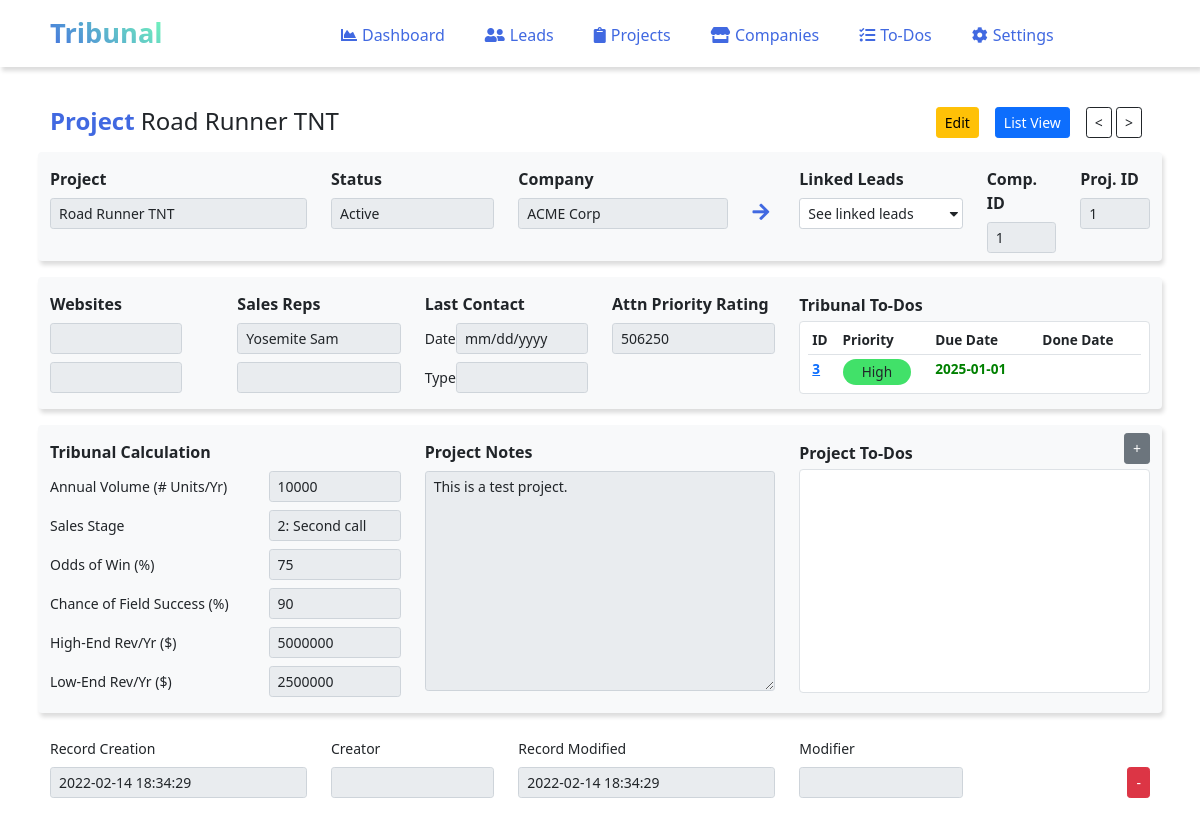
Page /projects.single.php?id=1 on the committed database.
### tables this page shows
CREATE TABLE `projects` (
  `id` int(11) NOT NULL AUTO_INCREMENT,
  `proj_name` varchar(25) NOT NULL,
  `companyID` int(11),
  `co_name` varchar(255),
  `co_type` varchar(20),
  `project_status` varchar(15),
  `linkedleads` int(11),
  `rep1` varchar(30),
  `rep2` varchar(30),
  `website1` varchar(50),
  `website2` varchar(50),
  `notes` text,
  `units_annual` int(11) DEFAULT 0,
  `stage` int(5) DEFAULT 0,
  `odds_win` int(5) DEFAULT 0,
  `chance_success` int(5) DEFAULT 0,
  `rev_high_annual` int(20) DEFAULT 0,
  `rev_low_annual` int(20) DEFAULT 0,
  `attn_priority` int(50),
  `meeting_held` boolean,
  `meeting_held_date` date,
  `lastcontact_date` date,
  `lastcontact_type` varchar(20),
  `created_at` datetime DEFAULT current_timestamp(),
  `created_by` varchar(50),
  `modified_at` datetime on update current_timestamp() NOT NULL DEFAULT current_timestamp(),
  `modified_by` varchar(50),
  PRIMARY KEY (`id`)
);

CREATE TABLE `todos` (
  `id` int(11) NOT NULL AUTO_INCREMENT,
  `companyID` int(11),
  `projectID` int(11),
  `leadID` int(11),
  `rep1` varchar(30),
  `rep2` varchar(30),
  `presider_1` varchar(30),
  `presider_2` varchar(30),
  `priority` varchar(12),
  `details` text,
  `title` varchar(50),
  `created_at` datetime NOT NULL DEFAULT current_timestamp(),
  `created_by` varchar(50),
  `modified_at` datetime on update current_timestamp() NOT NULL DEFAULT current_timestamp(),
  `modified_by` varchar(50),
  `due_at` date,
  `done` boolean,
  `done_at` date,
  `category` varchar(30),
  `est_time` int(10),
  `time_complete` int(10),
  `prefup_process` int(2) NOT NULL DEFAULT '0',
  `prefup_step_num` int(2),
  `prefup_step_name` varchar(30),
  `prefup_email_subject` text,
  `prefup_email_body` text,
  `prefup_days` int(3),
  PRIMARY KEY (`id`)
);

### projects.single.php (the view, shortened to what the rows shown need)
<?php
include 'inc/autoloader.inc.php';
include 'inc/header.inc.php';
$object = new ViewProjects();
$project = $object->showProjectEdit();
$object->executeDeleteProject();
$tribunals = $object->showTribunalToDo();
?>
<div class="col-11 mx-auto">
    <br>
    <form method="POST" action="" class="mb-4">
        <div class="d-flex flex-row mt-3 mb-2">
            <div class="" style="margin:0px 20px 0px 0px;">
                <h4><span style="color:#4169E1; font-weight:bold;">Project </span><?php echo $project['proj_name']; ?></h4>
            </div>
        </div>
        <div class="row py-2 mb-3 bg-light rounded" style="box-shadow: 2px 4px 4px #ddd;">
            <div class="col-3">
                <div class="form-group">
                    <div class="">
                        <input type="text" name="proj_name" class="form-control form-control-sm" value="<?php echo $project['proj_name']; ?>" readonly>
                    </div>
                </div>
            </div>
            <div class="col-2">
                <div class="form-group">
                    <div class="">
                        <input type="text" name="project_status" class="form-control form-control-sm" value="<?php echo $project['project_status']; ?>" readonly>
                    </div>
                </div>
            </div>
            <div class="col-3">
                <div class="form-group">
                    <div class="row">
                        <div class="col-10">
                            <input type="text" name="co_name" class="form-control form-control-sm" value="<?php echo $project['co_name']; ?>" readonly>
                        </div>
                    </div>
                </div>
            </div>
            <div class="col-1">
                <div class="form-group" >
                    <div class="">
                        <input id="companylink" type="text" name="companyid" class="form-control form-control-sm" value="<?php echo $project['companyID']; ?>" readonly>
                    </div>
                </div>
            </div>
            <div class="col-1">
                <div class="form-group" >
                    <div class="mb-2">
                        <input type="text" name="id" class="form-control form-control-sm" value="<?php echo $project['id']; ?>" readonly>
                    </div>
                </div>
            </div>
        </div>
        <div class="row py-2 mb-3 bg-light rounded" style="box-shadow: 2px 4px 4px #ddd;">
            <div class="col-2">
                <div class="form-group">
                    <div class="mb-2">
                        <input type="text" name="rep1" class="form-control form-control-sm" value="<?php echo $project['rep1']; ?>" readonly>
                    </div>
                </div>
            </div>
            <div class="col-2">
                <div class="form-group">
                    <label for="attn_priority" class="col-form-label"><strong>Attn Priority Rating</strong></label>
                    <input type="text" name="attn_priority" class="form-control form-control-sm" value="<?php echo $project['attn_priority']; ?>" readonly>
                </div>
            </div>
            <div class="col-4">
                <div class="h-75 w-100 d-inline-block bg-white border rounded" style="max-height:4.6em;">
                    <div class="px-2 py-1">
                        <table class="table table-hover table-sm table-borderless" style="font-size:.85em;">
                            <?php foreach($tribunals as $tribunal) : ?>
                                <thead class="border-bottom">
                                    <tr>
                                        <th scope="col">ID</th>
                                        <th scope="col">Priority</th>
                                        <th scope="col" style="padding-left:20px;">Due Date</th>
                                        <th scope="col">Done Date</th>
                                    </tr>
                                </thead>
                                <tbody>
                                    <tr style="transform: rotate(0); <?php if($tribunal['done'] == 1){echo "text-decoration: line-through;";} ?>">
                                        <th scope="row"><a href="todos.single.php?id=<?php echo $tribunal['id']; ?>" class="stretched-link"><?php echo $tribunal['id']; ?></a></th>
                                        <td>
                                            <div class="text-center" style="background:
                                                <?php if($tribunal['done'] == 0){
                                                    if (preg_match('[5]', $tribunal['priority'])){echo '#41e169;';}
                                                    elseif (preg_match('[4]', $tribunal['priority'])){echo '#62e082;';}
                                                    elseif (preg_match('[3]', $tribunal['priority'])){echo '#84e09b;';}
                                                    elseif (preg_match('[2]', $tribunal['priority'])){echo '#a6e0b4;';}
                                                    elseif (preg_match('[1]', $tribunal['priority'])){echo '#c7e0cd;';}
                                                    else {echo ";";}}
                                                ?>; padding:3px; border-radius:20px;">
                                                <?php echo substr($tribunal['priority'], 3); ?>
                                            </div>
                                        </td>
                                        <td style="padding-left:20px;">
                                            <span style="font-weight:bold; <?php if($tribunal['due_at']>=date('Y-m-d') && $tribunal['done'] == 0){echo "color:green;";} elseif($tribunal['due_at']<date('Y-m-d') && $tribunal['done'] == 0) {echo "color:red;";} else {echo "";} ?>">
                                                <?php echo $tribunal['due_at']; ?>
                                            </span>
                                        </td>
                                        <td><?php echo $tribunal['done_at']; ?></td>
                                    </tr>
                                </tbody>
                            <?php endforeach; ?>
                        </table>
                    </div>
                </div>
            </div>
        </div>
        <div class="row py-2 mb-3 bg-light rounded" style="box-shadow: 2px 4px 4px #ddd;">
            <div class="col-4">
                <div class="form-group row mb-2">
                    <div class="col-5">
                        <input type="text" name="units_annual" class="form-control form-control-sm" value="<?php echo $project['units_annual']; ?>" readonly>
                    </div>
                </div>
                <div class="form-group row mb-2">
                    <div class="col-5">
                        <input type="text" name="stage" class="form-control form-control-sm" value="<?php if($project['stage'] == 1){echo $project['stage'].': First call';} elseif($project['stage'] == 2){echo $project['stage'].': Second call';} elseif($project['stage'] == 3){echo $project['stage'].': Obtained demo unit(s)';} elseif($project['stage'] == 4){echo $project['stage'].': Testing/integration';} elseif($project['stage'] == 5){echo $project['stage'].': Production';} else {echo $project['stage'];} ?>" readonly>
                    </div>
                </div>
                <div class="form-group row mb-2">
                    <div class="col-5">
                        <input type="text" name="odds_win" class="form-control form-control-sm" value="<?php echo $project['odds_win']; ?>" readonly>
                    </div>
                </div>
                <div class="form-group row mb-2">
                    <div class="col-5">
                        <input type="text" name="chance_success" class="form-control form-control-sm" value="<?php echo $project['chance_success']; ?>" readonly>
                    </div>
                </div>
                <div class="form-group row mb-2">
                    <div class="col-5">
                        <input type="text" name="rev_high_annual" class="form-control form-control-sm" value="<?php echo $project['rev_high_annual']; ?>" readonly>
                    </div>
                </div>
                <div class="form-group row">
                    <div class="col-5 mb-2">
                        <input type="text" name="rev_low_annual" class="form-control form-control-sm" value="<?php echo $project['rev_low_annual']; ?>" readonly>
                    </div>
                </div>
            </div>
            <div class="col-4">
                <div class="form-group">
                    <div class="">
                        <textarea readonly name="notes" class="form-control form-control-sm" rows="10" ><?php echo $project['notes']; ?></textarea>
                    </div>
                </div>
            </div>
        </div>
        <div class="row mb-4">
            <div class="col-3">
                <div class="form-group">
                    <div>
                        <input type="text" name="created_at" class="form-control form-control-sm" value="<?php echo $project['created_at']; ?>" readonly>
                    </div>
                </div>
            </div>
            <div class="col-3">
                <div class="form-group">
                    <div>
                        <input type="text" name="modified_at" class="form-control form-control-sm" value="<?php echo $project['modified_at']; ?>" readonly>
                    </div>
                </div>
            </div>
        </div>
    </form>
</div>
<?php include 'inc/footer.inc.php'; ?>

### rows in the picture
projects: proj_name "Road Runner TNT", project_status "Active", co_name "ACME Corp", companyid "1", id "1", rep1 "Yosemite Sam", attn_priority "506250", units_annual "10000", stage "2: Second call", odds_win "75", chance_success "90", rev_high_annual "5000000", rev_low_annual "2500000", notes "This is a test project.", created_at "2022-02-14 18:34:29", modified_at "2022-02-14 18:34:29"
todos: id "3", priority "High", due_at "2025-01-01"
